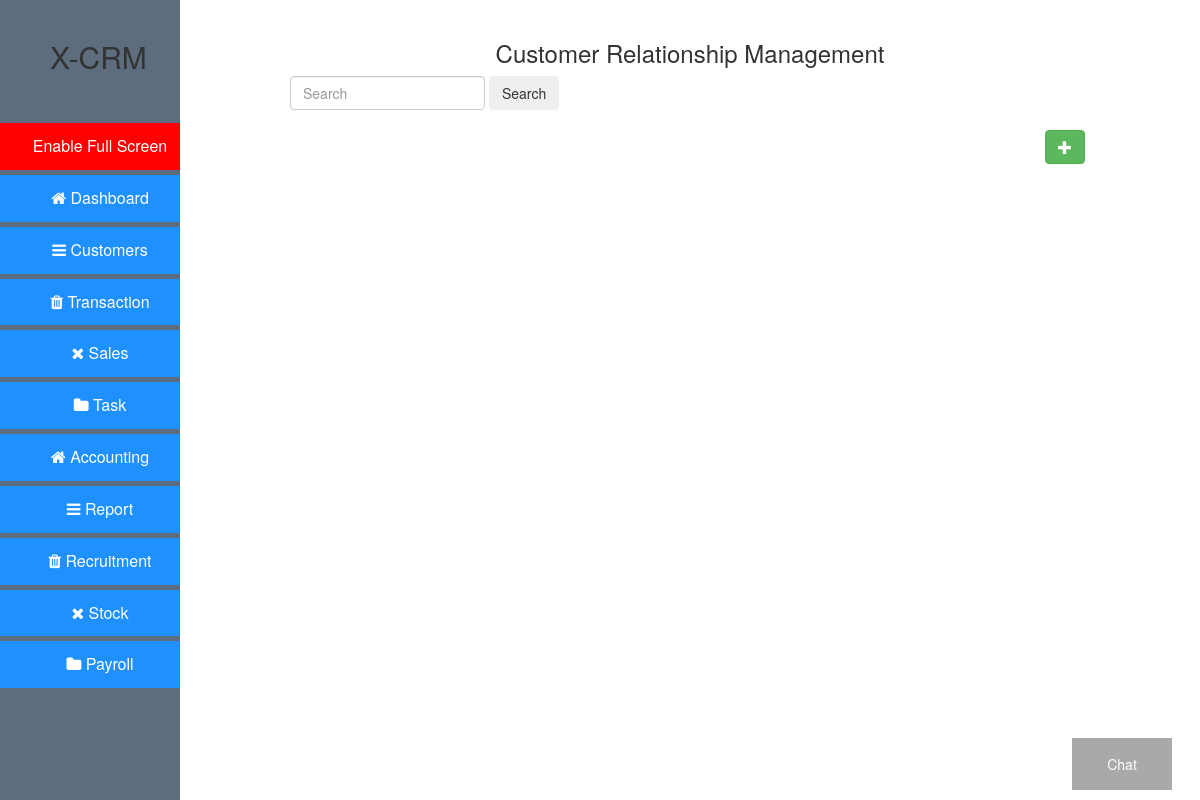
/, run on an earlier commit of the app's database.
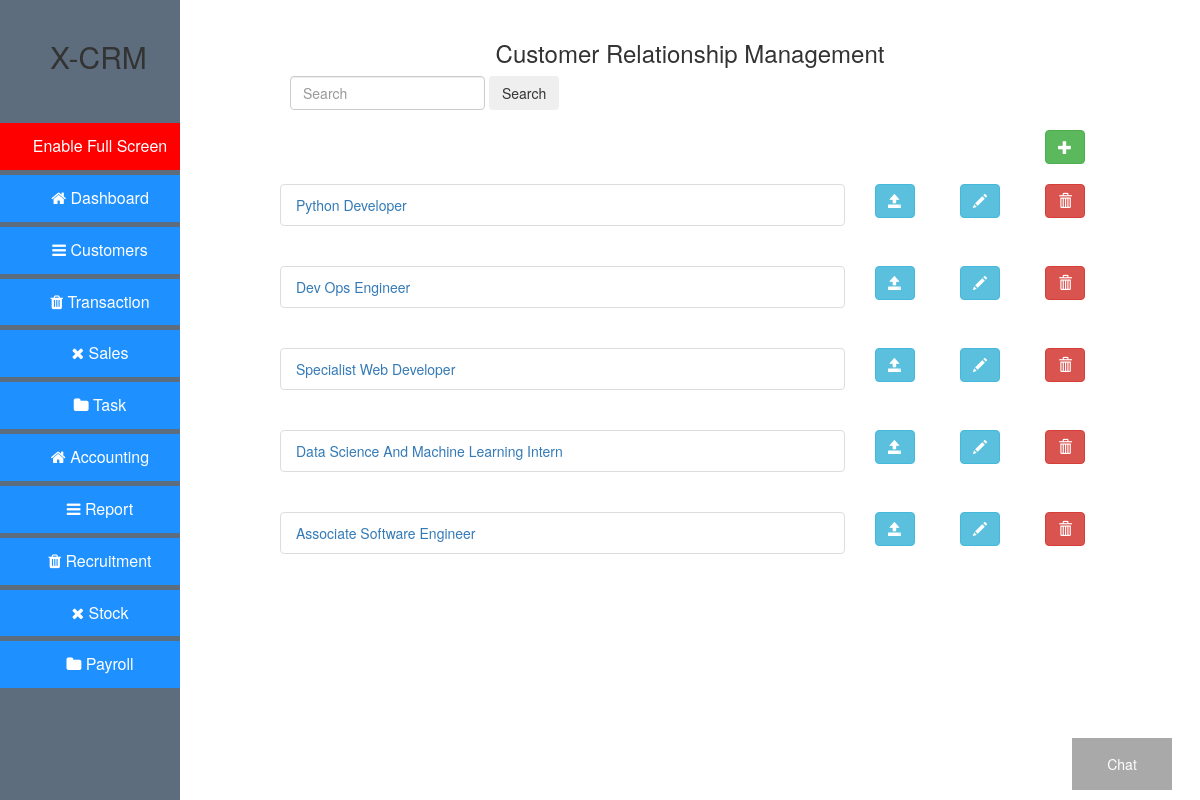
And on a later commit of the database.
### crud/models.py (models this page shows, shortened)
class Post(models.Model):
    title = models.CharField(max_length=120, help_text='title of message.')
    message = models.TextField(help_text="what's on your mind...")

### crud/views.py (the view)
# urls.py: path('', views.IndexView.as_view(), name = 'index'),
class IndexView(ListView):
    template_name = 'crud/index.html'
    context_object_name = 'post_list'
    def get_queryset(self):
        return Post.objects.all()

### crud/templates/crud/index.html (shortened to what this page needs)
{% extends 'crud/base.html' %}
{% block content %}
<div id="element">
<div class="split left">
  <div class="centered">
    <h2 style="margin-left:50px;">X-CRM</h2>
	      <button id="go-button" style="width:200px;background:red;" class="btnx">Enable Full Screen</button>
        <button style="margin-top:5px;width:200px;" class="btnx"><i class="fa fa-home"></i> Dashboard</button><br>
        <button style="margin-top:5px;width:200px;" class="btnx"><i class="fa fa-bars"></i> Customers</button><br>
        <button style="margin-top:5px;width:200px;" class="btnx"><i class="fa fa-trash"></i> Transaction</button><br>
        <button style="margin-top:5px;width:200px;" class="btnx"><i class="fa fa-close"></i> Sales</button><br>
        <button style="margin-top:5px;width:200px;" class="btnx"><i class="fa fa-folder"></i> Task</button>
        <button style="margin-top:5px;width:200px;" class="btnx"><i class="fa fa-home"></i> Accounting</button><br>
        <button style="margin-top:5px;width:200px;" class="btnx"><i class="fa fa-bars"></i> Report</button><br>
        <button style="margin-top:5px;width:200px;" class="btnx"><i class="fa fa-trash"></i> Recruitment</button><br>
        <button style="margin-top:5px;width:200px;" class="btnx"><i class="fa fa-close"></i> Stock</button><br>
        <button style="margin-top:5px;width:200px;" class="btnx"><i class="fa fa-folder"></i> Payroll</button>
  </div>
</div>
<div class="split right">
  <div class="centered">
<button class="open-button" onclick="openForm()">Chat</button>
<div class="container-fluid">
 <div class="row">
  <div class="col-md-1 col-xs-1 col-sm-1"></div>
   <div  class="col-md-10 col-xs-10 col-sm-10">
    <h3 class="round3" style="text-align:center;">Customer Relationship Management</h3>
  </div>
  <div class="col-md-1 col-xs-1 col-sm-1"></div>
  <form class="form-inline my-2 my-lg-0" style="margin-left:110px;">
      <input class="form-control mr-sm-2" type="search" placeholder="Search" aria-label="Search">
      <button class="btn btn-outline-success my-2 my-sm-0" type="submit">Search</button>
  </form>
 </div>
 <div class="row">
  <div class="col-md-10 col-xs-10 col-sm-10"></div>
  <div class="col-md-2 col-xs-1 col-sm-1">
   <br/>
            <a href="{% url 'post' %}">
              <button type="button" class="btn btn-success">
                <span class="glyphicon glyphicon-plus"></span>
              </button>
            </a>
  </div>
 </div>
 <br/>
 {% for post in post_list %}
  <div class="row">
   <div class="col-md-1 col-xs-1 col-sm-1"></div>
   <div class="col-md-7 col-xs-7 col-sm-7">
    <ul class="list-group">
       <li class="list-group-item ">
     <a href="{% url 'detail' post.pk %}">{{ post.title }}</a>
    </li>
     </ul>
    <br>
   </div>
   <div class="col-md-1 col-xs-1 col-sm-1">
    <a href="{% url 'detail' post.pk %}">
     <button type="button" class="btn btn-info">
      <span class="glyphicon glyphicon-open"></span>
     </button>
    </a>
   </div>
   <div class="col-md-1">
    <a href="{% url 'edit' post.pk %}">
     <button type="button" class="btn btn-info">
      <span class="glyphicon glyphicon-pencil"></span>
     </button>
    </a>
   </div>
   <div class="col-md-1">
    <a href="{% url 'delete' post.pk %}">
     <button type="button" class="btn btn-danger">
      <span class="glyphicon glyphicon-trash"></span>
     </button>
    </a>
   </div>
   <div class="col-md-1 col-xs-1 col-sm-1"></div>
  </div>
 {% endfor %}
      </div>
    </div>
  </div>
</div>
{% endblock %}

### crud/templates/crud/base.html (shortened to what this page needs)
<!DOCTYPE html>
<html>
<head>
<link rel="stylesheet" href="https://cdnjs.cloudflare.com/ajax/libs/font-awesome/4.7.0/css/font-awesome.min.css">
<link rel="stylesheet" href="https://maxcdn.bootstrapcdn.com/bootstrap/3.4.0/css/bootstrap.min.css">
</head>
<body>
    {% block content %}
    {% endblock %}
</body>
</html>

### crud/templates/crud/base.html (style rules this page uses)
.split { height: 100%; position: fixed; z-index: 1; top: 0; overflow-x: hidden; padding-top: 20px; }
.left { width: 15%; left: 0; background-color: #5d6d7e ; }
.right { width: 85%; right: 0; }
#go-button { width: 200px; display: block; margin: 50px auto 0 auto; }
body { font-family: Arial, Helvetica, sans-serif; }
* { box-sizing: border-box; }
.open-button { background-color: #555; color: white; padding: 16px 20px; border: none; cursor: pointer; position: fixed; bottom: 10px; right: 28px; width: 100px; opacity: 0.5; }
.btnx { background-color: DodgerBlue; border: none; color: white; padding: 12px 16px; font-size: 16px; cursor: pointer; }

What changed in the data, as far as the page shows it:
added Post: title "Python Developer"
added Post: title "Dev Ops Engineer"
added Post: title "Specialist Web Developer"
added Post: title "Data Science And Machine Learning Intern"
added Post: title "Associate Software Engineer"
